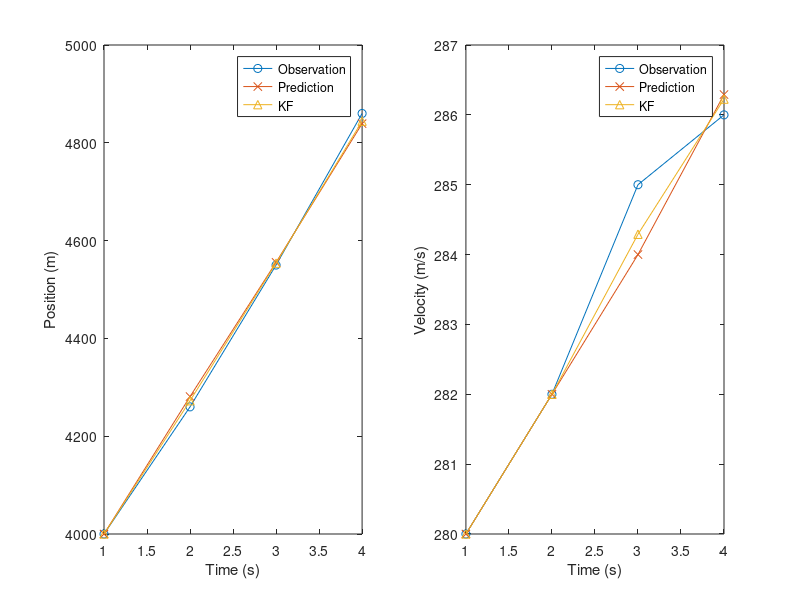

Source code (MATLAB):
% Gergely Takacs, 2022
%
% MATLAB realization of the KF example explained
% by Michel van Biezen in his lecture series on 
% the Kalman filter. See https://www.youtube.com/playlist?list=PLX2gX-ftPVXU3oUFNATxGXY90AULiqnWT
% for the full lecture series. The example starts at Lecture 27, i.e.
% https://www.youtube.com/playlist?list=PLX2gX-ftPVXU3oUFNATxGXY90AULiqnWT
%
% WARNING: Do not implement the Pp=diag(diag(Pp)) line outside
% this educational example. This is only to make the hand calculation
% demonstrated easier.

% Given (initial conditions
a=2;         % (m/s^2) Acceleration (constant)
T=1;         % (s) Sampling time
x0 = 4000;   % (m) Position init. cond.
v0 = 280;    % (m/s) Velocity init. cond.
x=[x0;v0];   % Estimated state vector (to store results)
Xp=[];       % Initialization just for storing predictions later

% Observations (measurements)
xo = [4000 4260 4550 4860 5110]; % (m) Position observation
vo = [280  282  285  286  290];  % (m/s) Velocity observation
xo = [xo; vo];                   % Observed states

% Initial state error covariance matrix
dPx = 20; % (m)   Variance guess in position
dPy = 5;  % (m/s) Variance giess in velocity
P= diag([dPx^2,dPy^2]);  % Initial estimate for state error covariance matrix

% Process noise
Q=zeros(2); % No process noise assumed

%Observation errors
dx = 25; % (m)   Error in position measurement
dy = 6; % (m/s) Error in velocity measurement
R=diag([dx^2, dy^2]); % Process noise covariance matrix

% State-space formulation
A=[1 T; 0 1];   % State transition matrix
B=[1/2*T^2 T]'; % Input matrix
C=eye(2);       % Measurement matrix
H=eye(2);       % Measurement to state transformatio 

%% Filter in action
run=4
for i=1:1:run
    
disp(['Iteration:',num2str(i)])
% Prediction part (p)
xp=A*x(:,i)+B*a % Predict state
Pp=A*P*A'+Q     % Predict state covariance
% SIMPLIFICATION FOR HAND CALCULATION, DO NOT USE IN REAL ALGORITHM
Pp=diag(diag(Pp)) % Comment out! Leaves out off-diagonals

% Update part
K=Pp*H'*inv(H*Pp*H'+R) % Kalman gain
y=C*xo(:,i+1)             % New observation
x(:,i+1)=xp+K*(y-H*xp)    % Updated state (current state)
P=(eye(2)-K*H)*Pp         % Uptated state covariance

% Plotting
Xp=[Xp,xp];        % Store predicted state, just for visualization
subplot(1,2,1)            
plot(xo(1,1:i),'-o')
hold on
plot([x0 Xp(1,1:i-1)],'-x')
plot(x(1,1:i),'-^')
hold off
legend('Observation','Prediction','KF')
xlabel('Time (s)')
ylabel('Position (m)')

subplot(1,2,2)            
plot(xo(2,1:i),'-o')
hold on
plot([v0 Xp(2,1:i-1)],'-x')
plot(x(2,1:i),'-^')
hold off
legend('Observation','Prediction','KF')
xlabel('Time (s)')
ylabel('Velocity (m/s)')

pause
end
